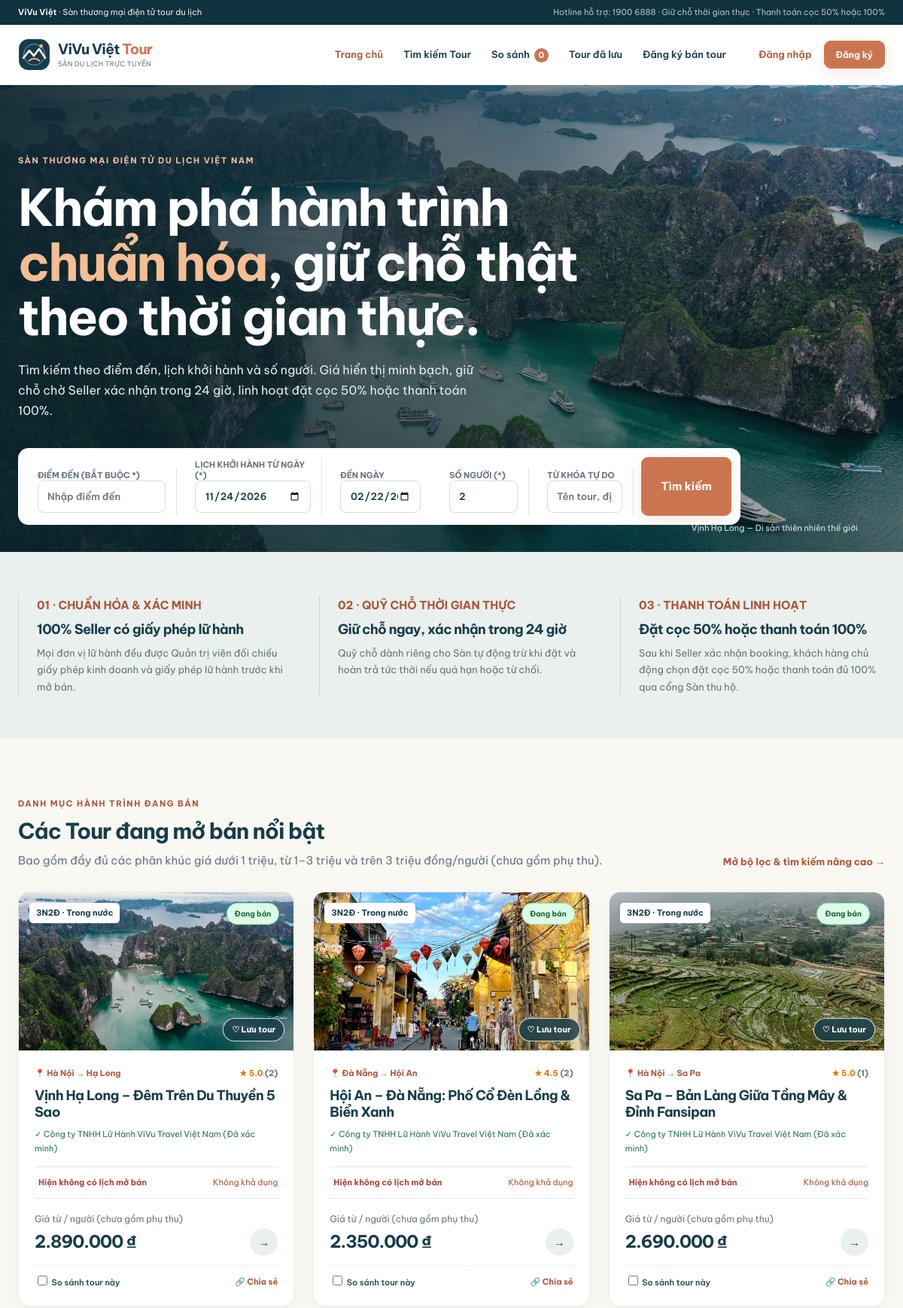
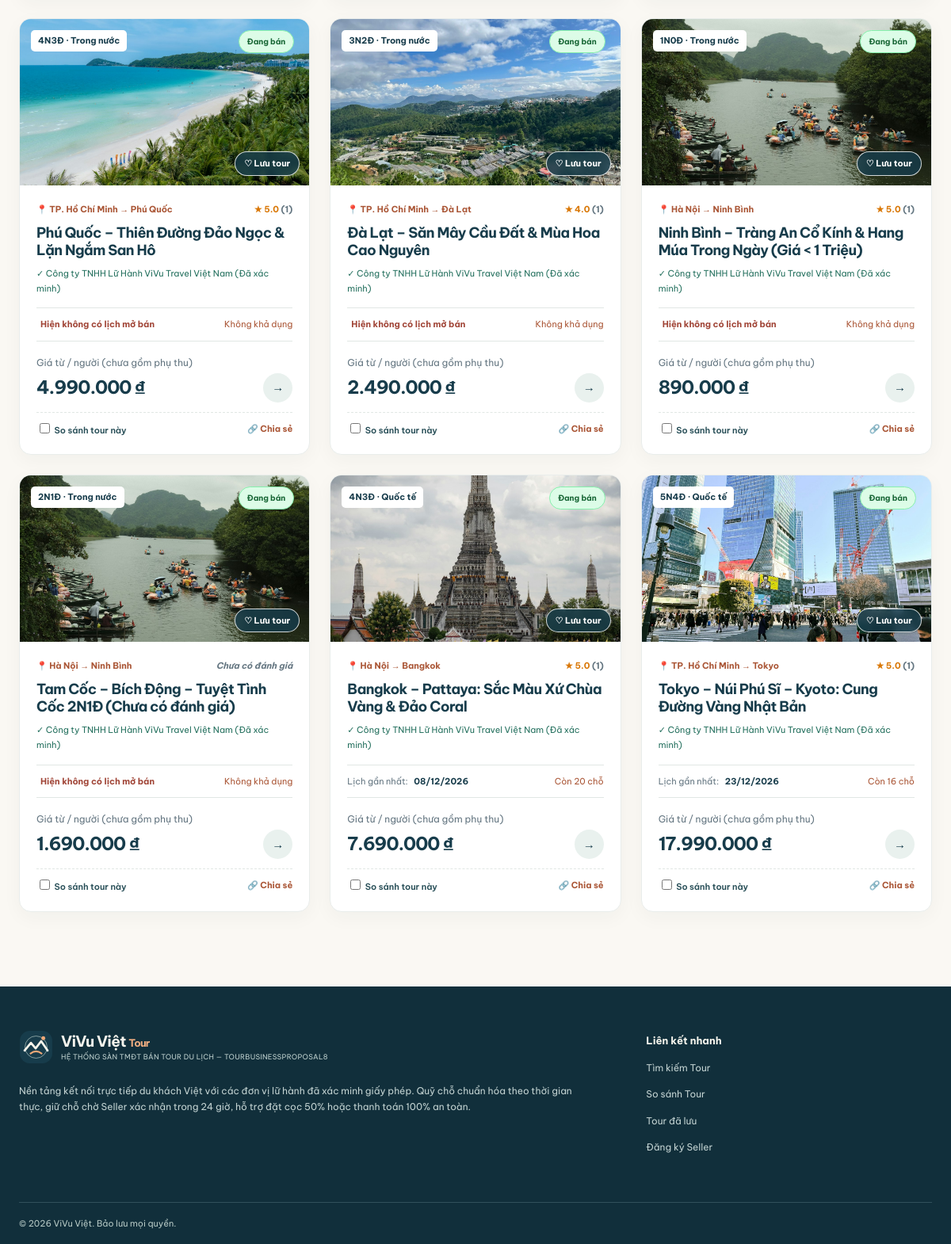
The page / on the database its author committed (2 pictures, top to bottom).
### tables this page shows
CREATE TABLE tours (
  id BIGINT UNSIGNED AUTO_INCREMENT PRIMARY KEY,
  code VARCHAR(32) NULL,
  seller_id BIGINT UNSIGNED NOT NULL,
  title VARCHAR(255) NOT NULL,
  destination VARCHAR(120) NOT NULL,
  origin VARCHAR(120) NOT NULL,
  days TINYINT UNSIGNED NOT NULL,
  nights TINYINT UNSIGNED NOT NULL,
  description TEXT NOT NULL,
  itinerary TEXT NOT NULL,
  included TEXT NOT NULL,
  excluded TEXT NOT NULL,
  pickup VARCHAR(255) NOT NULL,
  transport VARCHAR(100) NOT NULL,
  accommodation VARCHAR(180) NOT NULL,
  required_documents VARCHAR(255) NOT NULL DEFAULT '',
  cancellation_policy VARCHAR(160) NOT NULL,
  is_international TINYINT(1) NOT NULL DEFAULT 0,
  base_price INT UNSIGNED NOT NULL,
  surcharge_per_person INT UNSIGNED NOT NULL DEFAULT 0,
  surcharge_label VARCHAR(120) NOT NULL DEFAULT 'Phụ thu bắt buộc',
  image_path VARCHAR(255) NOT NULL,
  gallery_json TEXT NULL,
  status ENUM('draft','pending','approved','selling','rejected','paused') NOT NULL DEFAULT 'draft',
  pending_payload JSON NULL,
  rejection_reason TEXT NULL,
  created_at DATETIME NOT NULL DEFAULT CURRENT_TIMESTAMP,
  updated_at DATETIME NOT NULL DEFAULT CURRENT_TIMESTAMP ON UPDATE CURRENT_TIMESTAMP,
  FOREIGN KEY (seller_id) REFERENCES sellers(id) ON DELETE CASCADE,
  INDEX idx_tour_status_dest (status, destination)
);

CREATE TABLE sellers (
  id BIGINT UNSIGNED AUTO_INCREMENT PRIMARY KEY,
  user_id BIGINT UNSIGNED NOT NULL UNIQUE,
  company_name VARCHAR(190) NOT NULL,
  tax_code VARCHAR(30) NOT NULL UNIQUE,
  address VARCHAR(255) NOT NULL,
  representative VARCHAR(160) NOT NULL,
  phone VARCHAR(25) NOT NULL,
  travel_type ENUM('domestic','international') NOT NULL,
  business_license VARCHAR(255) NOT NULL,
  travel_license VARCHAR(255) NOT NULL,
  status ENUM('pending','verified','rejected') NOT NULL DEFAULT 'pending',
  rejection_reason TEXT NULL,
  created_at DATETIME NOT NULL DEFAULT CURRENT_TIMESTAMP,
  FOREIGN KEY (user_id) REFERENCES users(id) ON DELETE CASCADE
);

### pages.php (the view, shortened to what the rows shown need)
<?php
require_once __DIR__ . '/config.php';
function render_header(string $activePage = 'home'): void {
    ?>
<!DOCTYPE html>
<html lang="vi">
<head>
  <link rel="stylesheet" href="assets/fonts.css">
  <link rel="stylesheet" href="assets/style.css">
</head>
<body>
<?php
}
function render_footer(): void {
    ?>
</body>
</html>
<?php
}
    ?>
    <?php
function render_tour_card(array $t, array $savedIds = []): void {
    $tourId = (int)$t['id'];
    $rating = tour_rating_summary($tourId);
    $isSaved = in_array($tourId, $savedIds, true);
    $isSelling = $t['status'] === 'selling';
    $nearDate = $t['nearest_date'] ?? null;
    $nearPrice = (int)($t['nearest_price'] ?? $t['base_price']);
    $nearRem = (int)($t['nearest_remaining'] ?? 0);
    ?>
    <article class="tour-card <?= !$isSelling ? 'tour-card-unavailable' : '' ?>">
      <div class="photo">
        <a href="<?= h(url('tour', ['id' => $tourId])) ?>">
          <img src="<?= h($t['image_path']) ?>" alt="<?= h($t['title']) ?>">
        </a>
        <span class="photo-tag"><?= h($t['days']) ?>N<?= h($t['nights']) ?>Đ · <?= $t['is_international'] ? 'Quốc tế' : 'Trong nước' ?></span>
        <div class="card-status-badge"><?= badge($t['status']) ?></div>
        <form method="post" action="index.php" class="save-tour-form">
          <button type="submit" class="save-heart-btn <?= $isSaved ? 'saved' : '' ?>" title="<?= $isSaved ? 'Bỏ lưu tour' : 'Lưu tour quan tâm' ?>">
            <?= $isSaved ? '♥ Đã lưu' : '♡ Lưu tour' ?>
          </button>
        </form>
      </div>
      <div class="card-body">
        <div class="card-meta">
          📍 <?= h($t['origin']) ?> → <?= h($t['destination']) ?>
          <span style="float:right">
            <?php if ($rating['count'] > 0): ?>
              <b style="color:#d97706">★ <?= number_format((float)$rating['avg'], 1) ?></b> (<?= $rating['count'] ?>)
            <?php else: ?>
              <em>Chưa có đánh giá</em>
            <?php endif; ?>
          </span>
        </div>
        <h3><a href="<?= h(url('tour', ['id' => $tourId])) ?>"><?= h($t['title']) ?></a></h3>
        <div class="seller-line">✓ <?= h($t['company_name']) ?> (Đã xác minh)</div>
        <div class="card-departure">
          <?php if ($isSelling && $nearDate): ?>
            Lịch gần nhất: <b><?= day($nearDate) ?></b>
            <span>Còn <?= $nearRem ?> chỗ</span>
          <?php else: ?>
            <b style="color:#a04436">Hiện không có lịch mở bán</b>
            <span>Không khả dụng</span>
          <?php endif; ?>
        </div>
        <div class="card-bottom">
          <div>
            <small>Giá từ / người (chưa gồm phụ thu)</small>
            <strong><?= money($nearPrice) ?></strong>
          </div>
          <a href="<?= h(url('tour', ['id' => $tourId])) ?>" class="round-arrow" title="Xem chi tiết Tour">→</a>
        </div>
        <div class="card-actions-bar">
          <label class="compare-check">
            <input type="checkbox" class="compare-box" value="<?= $tourId ?>" data-title="<?= h($t['title']) ?>">
            So sánh tour này
          </label>
          <a href="<?= h(url('tour', ['id' => $tourId])) ?>" class="share-mini" data-share-url="<?= h(url('tour', ['id' => $tourId])) ?>">🔗 Chia sẻ</a>
        </div>
      </div>
    </article>
    <?php
}
function render_page(string $page): void {
    switch ($page) {
        case 'home':
            page_home();
            break;
    }
}
function page_home(): void {
    $user = me();
    $savedIds = $user ? saved_tour_ids((int)$user['id']) : [];
    $tours = q("SELECT t.*, s.company_name,
                (SELECT d.start_date FROM departures d WHERE d.tour_id=t.id AND d.status='open' AND d.cutoff_at>NOW() ORDER BY d.start_date ASC LIMIT 1) AS nearest_date,
                (SELECT d.price_per_person FROM departures d WHERE d.tour_id=t.id AND d.status='open' AND d.cutoff_at>NOW() ORDER BY d.start_date ASC LIMIT 1) AS nearest_price,
                (SELECT GREATEST(0, CAST(d.capacity AS SIGNED) - COALESCE((SELECT SUM(b.people) FROM bookings b WHERE b.departure_id=d.id AND b.status IN ('pending_seller','confirmed','deposited','paid','completed')),0))
                 FROM departures d WHERE d.tour_id=t.id AND d.status='open' AND d.cutoff_at>NOW() ORDER BY d.start_date ASC LIMIT 1) AS nearest_remaining
                FROM tours t JOIN sellers s ON s.id=t.seller_id
                WHERE t.status='selling' AND s.status='verified'
                ORDER BY nearest_date ASC, t.id ASC LIMIT 9")->fetchAll();
    render_header('home');
    ?>
    <section class="hero">
      <div class="container hero-content">
        <h1>Khám phá hành trình <em>chuẩn hóa</em>, giữ chỗ thật theo thời gian thực.</h1>
      </div>
    </section>
    <main class="container section">
      <div class="section-head">
        <div>
          <h2>Các Tour đang mở bán nổi bật</h2>
        </div>
      </div>
      <div class="card-grid">
        <?php foreach ($tours as $t): ?>
          <?php render_tour_card($t, $savedIds); ?>
        <?php endforeach; ?>
      </div>
    </main>
    <?php
    render_footer();
}
    ?>

### config.php (shortened to what the rows shown need)
<?php
function db(): PDO {
    static $connection = null;
    if ($connection) return $connection;
    $host = getenv('TOUR_DB_HOST') ?: '127.0.0.1';
    $port = getenv('TOUR_DB_PORT') ?: '3306';
    $name = 'TOURBUSINESSPROPOSAL8';
    $user = getenv('TOUR_DB_USER') ?: 'root';
    $password = getenv('TOUR_DB_PASSWORD') ?: '';
    try {
        $connection = new PDO("mysql:host=$host;port=$port;dbname=$name;charset=utf8mb4", $user, $password, [
            PDO::ATTR_ERRMODE => PDO::ERRMODE_EXCEPTION,
            PDO::ATTR_DEFAULT_FETCH_MODE => PDO::FETCH_ASSOC,
            PDO::ATTR_EMULATE_PREPARES => false,
        ]);
    } catch (PDOException $e) {
        $rootPdo = new PDO("mysql:host=$host;port=$port;charset=utf8mb4", $user, $password, [
            PDO::ATTR_ERRMODE => PDO::ERRMODE_EXCEPTION,
        ]);
        $rootPdo->exec("CREATE DATABASE IF NOT EXISTS `$name` CHARACTER SET utf8mb4 COLLATE utf8mb4_unicode_ci");
        $connection = new PDO("mysql:host=$host;port=$port;dbname=$name;charset=utf8mb4", $user, $password, [
            PDO::ATTR_ERRMODE => PDO::ERRMODE_EXCEPTION,
            PDO::ATTR_DEFAULT_FETCH_MODE => PDO::FETCH_ASSOC,
            PDO::ATTR_EMULATE_PREPARES => false,
        ]);
    }
    $connection->exec("SET time_zone = '+07:00'");
    return $connection;
}
function q(string $sql, array $args = []): PDOStatement {
    $stmt = db()->prepare($sql);
    $stmt->execute($args);
    return $stmt;
}
function h(string|int|float|null $value): string {
    return htmlspecialchars((string)$value, ENT_QUOTES | ENT_SUBSTITUTE, 'UTF-8');
}
function money(int|float $number): string {
    return number_format((float)$number, 0, ',', '.') . ' ₫';
}
function url(string $page = '', array $params = []): string {
    $query = ['page' => $page ?: 'home'] + $params;
    return 'index.php?' . http_build_query($query);
}
function day(?string $date): string {
    return date('d/m/Y', strtotime($date));
}
function badge(string $status): string {
    $map = [
        'draft'          => 'Nháp',
        'pending'        => 'Chờ duyệt',
        'approved'       => 'Đã duyệt',
        'selling'        => 'Đang bán',
        'rejected'       => 'Bị từ chối',
        'paused'         => 'Tạm ngừng / Không mở bán',
        'verified'       => 'Đã xác minh',
        'open'           => 'Mở bán',
        'full'           => 'Hết chỗ',
        'closed'         => 'Đóng bán',
        'cancelled'      => 'Đã hủy',
        'pending_seller' => 'Chờ xác nhận',
        'confirmed'      => 'Đã xác nhận',
        'deposited'      => 'Đã đặt cọc (50%)',
        'paid'           => 'Đã thanh toán (100%)',
        'completed'      => 'Đã hoàn thành',
        'expired'        => 'Hết hạn',
        'incomplete'     => 'Chưa hoàn tất hành khách',
    ];
    return '<span class="badge status-' . h($status) . '">' . h($map[$status] ?? $status) . '</span>';
}
function tour_rating_summary(int $tourId): array {
    $row = q("SELECT COUNT(*) AS cnt, AVG(rating) AS avg_rating FROM reviews WHERE tour_id=?", [$tourId])->fetch();
    $cnt = (int)($row['cnt'] ?? 0);
    $avg = $cnt > 0 ? round((float)$row['avg_rating'], 1) : null;
    $list = q("SELECT r.*, u.name AS user_name FROM reviews r JOIN users u ON u.id=r.user_id WHERE r.tour_id=? ORDER BY r.created_at DESC", [$tourId])->fetchAll();
    return ['count' => $cnt, 'avg' => $avg, 'reviews' => $list];
}

### rows shown on the page
tours: image_path (picture), days "3", nights "2", is_international "Trong nước", status "Đang bán", shows "♡ Lưu tour", origin "Hà Nội", destination "Hạ Long", avg "5.0", count "2", title "Vịnh Hạ Long – Đêm Trên Du Thuyền 5 Sao", seller.company_name "Công ty TNHH Lữ Hành ViVu Travel Việt Nam", shows "Hiện không có lịch mở bán", nearPrice "2.890.000 ₫"
tours: image_path (picture), days "3", nights "2", is_international "Trong nước", status "Đang bán", shows "♡ Lưu tour", origin "Đà Nẵng", destination "Hội An", avg "4.5", count "2", title "Hội An – Đà Nẵng: Phố Cổ Đèn Lồng & Biển Xanh", seller.company_name "Công ty TNHH Lữ Hành ViVu Travel Việt Nam", shows "Hiện không có lịch mở bán", nearPrice "2.350.000 ₫"
tours: image_path (picture), days "3", nights "2", is_international "Trong nước", status "Đang bán", shows "♡ Lưu tour", origin "Hà Nội", destination "Sa Pa", avg "5.0", count "1", title "Sa Pa – Bản Làng Giữa Tầng Mây & Đỉnh Fansipan", seller.company_name "Công ty TNHH Lữ Hành ViVu Travel Việt Nam", shows "Hiện không có lịch mở bán", nearPrice "2.690.000 ₫"
tours: image_path (picture), days "4", nights "3", is_international "Trong nước", status "Đang bán", shows "♡ Lưu tour", origin "TP. Hồ Chí Minh", destination "Phú Quốc", avg "5.0", count "1", title "Phú Quốc – Thiên Đường Đảo Ngọc & Lặn Ngắm San Hô", seller.company_name "Công ty TNHH Lữ Hành ViVu Travel Việt Nam", shows "Hiện không có lịch mở bán", nearPrice "4.990.000 ₫"
tours: image_path (picture), days "3", nights "2", is_international "Trong nước", status "Đang bán", shows "♡ Lưu tour", origin "TP. Hồ Chí Minh", destination "Đà Lạt", avg "4.0", count "1", title "Đà Lạt – Săn Mây Cầu Đất & Mùa Hoa Cao Nguyên", seller.company_name "Công ty TNHH Lữ Hành ViVu Travel Việt Nam", shows "Hiện không có lịch mở bán", nearPrice "2.490.000 ₫"
tours: image_path (picture), days "1", nights "0", is_international "Trong nước", status "Đang bán", shows "♡ Lưu tour", origin "Hà Nội", destination "Ninh Bình", avg "5.0", count "1", title "Ninh Bình – Tràng An Cổ Kính & Hang Múa Trong Ngày (Giá < 1 Triệu)", seller.company_name "Công ty TNHH Lữ Hành ViVu Travel Việt Nam", shows "Hiện không có lịch mở bán", nearPrice "890.000 ₫"
tours: image_path (picture), days "2", nights "1", is_international "Trong nước", status "Đang bán", shows "♡ Lưu tour", origin "Hà Nội", destination "Ninh Bình", shows "Chưa có đánh giá", title "Tam Cốc – Bích Động – Tuyệt Tình Cốc 2N1Đ (Chưa có đánh giá)", seller.company_name "Công ty TNHH Lữ Hành ViVu Travel Việt Nam", shows "Hiện không có lịch mở bán", nearPrice "1.690.000 ₫"
tours: image_path (picture), days "4", nights "3", is_international "Quốc tế", status "Đang bán", shows "♡ Lưu tour", origin "Hà Nội", destination "Bangkok", avg "5.0", count "1", title "Bangkok – Pattaya: Sắc Màu Xứ Chùa Vàng & Đảo Coral", seller.company_name "Công ty TNHH Lữ Hành ViVu Travel Việt Nam", nearDate "08/12/2026", nearRem "20", nearPrice "7.690.000 ₫"
tours: image_path (picture), days "5", nights "4", is_international "Quốc tế", status "Đang bán", shows "♡ Lưu tour", origin "TP. Hồ Chí Minh", destination "Tokyo", avg "5.0", count "1", title "Tokyo – Núi Phú Sĩ – Kyoto: Cung Đường Vàng Nhật Bản", seller.company_name "Công ty TNHH Lữ Hành ViVu Travel Việt Nam", nearDate "23/12/2026", nearRem "16", nearPrice "17.990.000 ₫"

### other values the page prints
APP_NAME "ViVu Việt"
APP_DIR "TOURBUSINESSPROPOSAL8"
